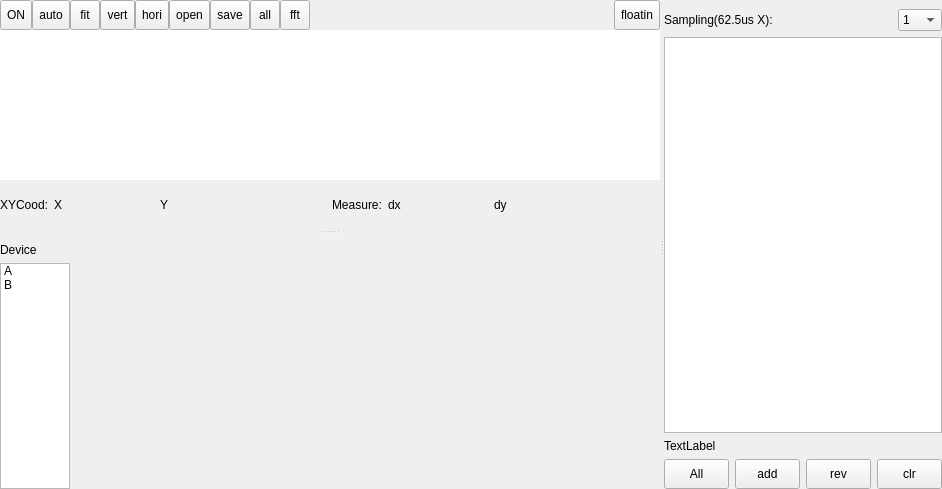
<?xml version="1.0" encoding="UTF-8"?>
<ui version="4.0">
 <class>PlotUnitGraph129</class>
 <widget class="QWidget" name="PlotUnitGraph129">
  <property name="geometry">
   <rect>
    <x>0</x>
    <y>0</y>
    <width>942</width>
    <height>489</height>
   </rect>
  </property>
  <property name="windowTitle">
   <string>Form</string>
  </property>
  <layout class="QVBoxLayout" name="verticalLayout_3">
   <property name="leftMargin">
    <number>0</number>
   </property>
   <property name="topMargin">
    <number>0</number>
   </property>
   <property name="rightMargin">
    <number>0</number>
   </property>
   <property name="bottomMargin">
    <number>0</number>
   </property>
   <item>
    <widget class="QSplitter" name="splitter_plot_curve">
     <property name="orientation">
      <enum>Qt::Horizontal</enum>
     </property>
     <widget class="QWidget" name="widget_plotGraph_left" native="true">
      <property name="styleSheet">
       <string notr="true"/>
      </property>
      <layout class="QVBoxLayout" name="verticalLayout">
       <property name="leftMargin">
        <number>0</number>
       </property>
       <property name="topMargin">
        <number>0</number>
       </property>
       <property name="rightMargin">
        <number>0</number>
       </property>
       <property name="bottomMargin">
        <number>0</number>
       </property>
       <item>
        <widget class="QSplitter" name="splitter_plot_tab">
         <property name="orientation">
          <enum>Qt::Vertical</enum>
         </property>
         <widget class="QWidget" name="widget_plot_up" native="true">
          <property name="styleSheet">
           <string notr="true"/>
          </property>
          <layout class="QVBoxLayout" name="verticalLayout_2" stretch="0,0,0">
           <property name="spacing">
            <number>0</number>
           </property>
           <item>
            <layout class="QHBoxLayout" name="horizontalLayout_2">
             <property name="spacing">
              <number>0</number>
             </property>
             <item>
              <widget class="QToolButton" name="tbtn_plot_startSampling">
               <property name="minimumSize">
                <size>
                 <width>30</width>
                 <height>30</height>
                </size>
               </property>
               <property name="text">
                <string>ON</string>
               </property>
              </widget>
             </item>
             <item>
              <widget class="QToolButton" name="tbtn_plot_auto">
               <property name="minimumSize">
                <size>
                 <width>30</width>
                 <height>30</height>
                </size>
               </property>
               <property name="text">
                <string>auto</string>
               </property>
              </widget>
             </item>
             <item>
              <widget class="QToolButton" name="tbtn_plot_fit">
               <property name="minimumSize">
                <size>
                 <width>30</width>
                 <height>30</height>
                </size>
               </property>
               <property name="text">
                <string>fit</string>
               </property>
              </widget>
             </item>
             <item>
              <widget class="QToolButton" name="tbtn_plot_mea_vertical">
               <property name="minimumSize">
                <size>
                 <width>30</width>
                 <height>30</height>
                </size>
               </property>
               <property name="text">
                <string>vert</string>
               </property>
              </widget>
             </item>
             <item>
              <widget class="QToolButton" name="tbtn_plot_mea_horizontal">
               <property name="minimumSize">
                <size>
                 <width>30</width>
                 <height>30</height>
                </size>
               </property>
               <property name="text">
                <string>hori</string>
               </property>
              </widget>
             </item>
             <item>
              <widget class="QToolButton" name="tbtn_plot_open">
               <property name="minimumSize">
                <size>
                 <width>30</width>
                 <height>30</height>
                </size>
               </property>
               <property name="text">
                <string>open</string>
               </property>
              </widget>
             </item>
             <item>
              <widget class="QToolButton" name="tbtn_plot_save">
               <property name="minimumSize">
                <size>
                 <width>30</width>
                 <height>30</height>
                </size>
               </property>
               <property name="styleSheet">
                <string notr="true"/>
               </property>
               <property name="text">
                <string>save</string>
               </property>
              </widget>
             </item>
             <item>
              <widget class="QToolButton" name="tbtn_plot_show_all">
               <property name="minimumSize">
                <size>
                 <width>30</width>
                 <height>30</height>
                </size>
               </property>
               <property name="text">
                <string>all</string>
               </property>
              </widget>
             </item>
             <item>
              <widget class="QToolButton" name="tbtn_plot_fft">
               <property name="minimumSize">
                <size>
                 <width>30</width>
                 <height>30</height>
                </size>
               </property>
               <property name="text">
                <string>fft</string>
               </property>
               <property name="checkable">
                <bool>true</bool>
               </property>
              </widget>
             </item>
             <item>
              <spacer name="horizontalSpacer_3">
               <property name="orientation">
                <enum>Qt::Horizontal</enum>
               </property>
               <property name="sizeHint" stdset="0">
                <size>
                 <width>40</width>
                 <height>20</height>
                </size>
               </property>
              </spacer>
             </item>
             <item>
              <widget class="QToolButton" name="tbtn_plot_floatin">
               <property name="minimumSize">
                <size>
                 <width>30</width>
                 <height>30</height>
                </size>
               </property>
               <property name="text">
                <string>floatin</string>
               </property>
              </widget>
             </item>
            </layout>
           </item>
           <item>
            <widget class="GtPlot" name="plot" native="true">
             <property name="minimumSize">
              <size>
               <width>0</width>
               <height>150</height>
              </size>
             </property>
             <property name="styleSheet">
              <string notr="true">background-color:white;</string>
             </property>
            </widget>
           </item>
           <item>
            <layout class="QHBoxLayout" name="horizontalLayout_3">
             <property name="spacing">
              <number>6</number>
             </property>
             <item>
              <widget class="QLabel" name="label_6">
               <property name="text">
                <string>XYCood:</string>
               </property>
              </widget>
             </item>
             <item>
              <widget class="QLabel" name="label_plot_x">
               <property name="minimumSize">
                <size>
                 <width>100</width>
                 <height>0</height>
                </size>
               </property>
               <property name="text">
                <string>X</string>
               </property>
              </widget>
             </item>
             <item>
              <widget class="QLabel" name="label_plot_y">
               <property name="minimumSize">
                <size>
                 <width>100</width>
                 <height>0</height>
                </size>
               </property>
               <property name="text">
                <string>Y</string>
               </property>
              </widget>
             </item>
             <item>
              <spacer name="horizontalSpacer">
               <property name="orientation">
                <enum>Qt::Horizontal</enum>
               </property>
               <property name="sizeHint" stdset="0">
                <size>
                 <width>40</width>
                 <height>20</height>
                </size>
               </property>
              </spacer>
             </item>
             <item>
              <widget class="QLabel" name="label">
               <property name="text">
                <string>Measure:</string>
               </property>
              </widget>
             </item>
             <item>
              <widget class="QLabel" name="label_plot_dx">
               <property name="minimumSize">
                <size>
                 <width>100</width>
                 <height>0</height>
                </size>
               </property>
               <property name="text">
                <string>dx</string>
               </property>
              </widget>
             </item>
             <item>
              <widget class="QLabel" name="label_plot_dy">
               <property name="minimumSize">
                <size>
                 <width>100</width>
                 <height>0</height>
                </size>
               </property>
               <property name="text">
                <string>dy</string>
               </property>
              </widget>
             </item>
             <item>
              <spacer name="horizontalSpacer_2">
               <property name="orientation">
                <enum>Qt::Horizontal</enum>
               </property>
               <property name="sizeHint" stdset="0">
                <size>
                 <width>40</width>
                 <height>20</height>
                </size>
               </property>
              </spacer>
             </item>
            </layout>
           </item>
          </layout>
         </widget>
         <widget class="QWidget" name="widget_plot_down" native="true">
          <property name="styleSheet">
           <string notr="true"/>
          </property>
          <layout class="QHBoxLayout" name="horizontalLayout_19" stretch="1,30">
           <property name="spacing">
            <number>0</number>
           </property>
           <property name="leftMargin">
            <number>0</number>
           </property>
           <property name="topMargin">
            <number>0</number>
           </property>
           <property name="rightMargin">
            <number>0</number>
           </property>
           <property name="bottomMargin">
            <number>0</number>
           </property>
           <item>
            <widget class="QWidget" name="widget_plot_device_nav" native="true">
             <property name="minimumSize">
              <size>
               <width>0</width>
               <height>0</height>
              </size>
             </property>
             <layout class="QVBoxLayout" name="verticalLayout_13">
              <property name="leftMargin">
               <number>0</number>
              </property>
              <property name="rightMargin">
               <number>0</number>
              </property>
              <property name="bottomMargin">
               <number>0</number>
              </property>
              <item>
               <widget class="QLabel" name="label_plot_device">
                <property name="text">
                 <string>Device</string>
                </property>
               </widget>
              </item>
              <item>
               <widget class="QListWidget" name="listWidget_plot_device">
                <item>
                 <property name="text">
                  <string>A</string>
                 </property>
                 <property name="textAlignment">
                  <set>AlignLeading|AlignVCenter</set>
                 </property>
                </item>
                <item>
                 <property name="text">
                  <string>B</string>
                 </property>
                 <property name="textAlignment">
                  <set>AlignLeading|AlignVCenter</set>
                 </property>
                </item>
               </widget>
              </item>
             </layout>
            </widget>
           </item>
           <item>
            <widget class="QStackedWidget" name="stackedWidget_tabCtlPanel">
             <property name="currentIndex">
              <number>1</number>
             </property>
             <widget class="QWidget" name="page_7"/>
             <widget class="QWidget" name="page_8"/>
            </widget>
           </item>
          </layout>
         </widget>
        </widget>
       </item>
      </layout>
     </widget>
     <widget class="QWidget" name="widget_plotGraph_right" native="true">
      <property name="styleSheet">
       <string notr="true"/>
      </property>
      <layout class="QVBoxLayout" name="verticalLayout_5">
       <property name="leftMargin">
        <number>0</number>
       </property>
       <property name="topMargin">
        <number>9</number>
       </property>
       <property name="rightMargin">
        <number>0</number>
       </property>
       <property name="bottomMargin">
        <number>0</number>
       </property>
       <item>
        <layout class="QHBoxLayout" name="horizontalLayout_6" stretch="1,0">
         <item>
          <widget class="QLabel" name="label_11">
           <property name="text">
            <string>Sampling(62.5us X):</string>
           </property>
           <property name="alignment">
            <set>Qt::AlignLeading|Qt::AlignLeft|Qt::AlignVCenter</set>
           </property>
          </widget>
         </item>
         <item>
          <widget class="QComboBox" name="comboBox_plot_sampling">
           <property name="sizePolicy">
            <sizepolicy hsizetype="Minimum" vsizetype="Fixed">
             <horstretch>0</horstretch>
             <verstretch>0</verstretch>
            </sizepolicy>
           </property>
           <item>
            <property name="text">
             <string>1</string>
            </property>
           </item>
           <item>
            <property name="text">
             <string>2</string>
            </property>
           </item>
           <item>
            <property name="text">
             <string>3</string>
            </property>
           </item>
           <item>
            <property name="text">
             <string>4</string>
            </property>
           </item>
           <item>
            <property name="text">
             <string>5</string>
            </property>
           </item>
           <item>
            <property name="text">
             <string>6</string>
            </property>
           </item>
           <item>
            <property name="text">
             <string>7</string>
            </property>
           </item>
           <item>
            <property name="text">
             <string>8</string>
            </property>
           </item>
           <item>
            <property name="text">
             <string>9</string>
            </property>
           </item>
           <item>
            <property name="text">
             <string>10</string>
            </property>
           </item>
          </widget>
         </item>
        </layout>
       </item>
       <item>
        <widget class="QTableWidget" name="tableWidget_plot_curve"/>
       </item>
       <item>
        <widget class="QLabel" name="label_plot_detailName">
         <property name="text">
          <string>TextLabel</string>
         </property>
        </widget>
       </item>
       <item>
        <layout class="QHBoxLayout" name="horizontalLayout_5">
         <item>
          <widget class="QToolButton" name="tbtn_plot_curveAll">
           <property name="sizePolicy">
            <sizepolicy hsizetype="Expanding" vsizetype="Fixed">
             <horstretch>0</horstretch>
             <verstretch>0</verstretch>
            </sizepolicy>
           </property>
           <property name="minimumSize">
            <size>
             <width>30</width>
             <height>30</height>
            </size>
           </property>
           <property name="text">
            <string>All</string>
           </property>
           <property name="toolButtonStyle">
            <enum>Qt::ToolButtonTextUnderIcon</enum>
           </property>
          </widget>
         </item>
         <item>
          <widget class="QToolButton" name="tbtn_plot_curveAdd">
           <property name="sizePolicy">
            <sizepolicy hsizetype="Expanding" vsizetype="Fixed">
             <horstretch>0</horstretch>
             <verstretch>0</verstretch>
            </sizepolicy>
           </property>
           <property name="minimumSize">
            <size>
             <width>30</width>
             <height>30</height>
            </size>
           </property>
           <property name="text">
            <string>add</string>
           </property>
           <property name="toolButtonStyle">
            <enum>Qt::ToolButtonTextUnderIcon</enum>
           </property>
          </widget>
         </item>
         <item>
          <widget class="QToolButton" name="tbtn_plot_curveRemove">
           <property name="sizePolicy">
            <sizepolicy hsizetype="Expanding" vsizetype="Fixed">
             <horstretch>0</horstretch>
             <verstretch>0</verstretch>
            </sizepolicy>
           </property>
           <property name="minimumSize">
            <size>
             <width>30</width>
             <height>30</height>
            </size>
           </property>
           <property name="text">
            <string>rev</string>
           </property>
           <property name="toolButtonStyle">
            <enum>Qt::ToolButtonTextUnderIcon</enum>
           </property>
          </widget>
         </item>
         <item>
          <widget class="QToolButton" name="tbtn_plot_curveClear">
           <property name="sizePolicy">
            <sizepolicy hsizetype="Expanding" vsizetype="Fixed">
             <horstretch>0</horstretch>
             <verstretch>0</verstretch>
            </sizepolicy>
           </property>
           <property name="minimumSize">
            <size>
             <width>30</width>
             <height>30</height>
            </size>
           </property>
           <property name="text">
            <string>clr</string>
           </property>
           <property name="toolButtonStyle">
            <enum>Qt::ToolButtonTextUnderIcon</enum>
           </property>
          </widget>
         </item>
        </layout>
       </item>
      </layout>
     </widget>
    </widget>
   </item>
  </layout>
 </widget>
 <customwidgets>
  <customwidget>
   <class>GtPlot</class>
   <extends>QWidget</extends>
   <header>gtplot.h</header>
   <container>1</container>
  </customwidget>
 </customwidgets>
 <resources/>
 <connections/>
</ui>
